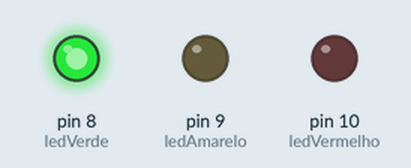
A sketch run on a simulated Arduino Uno, built with avr-gcc and run on an emulated ATmega328P. On the bench: output pins drawn as LEDs (lit = HIGH).

Above: at 1.0 s.
At 2.5 s:
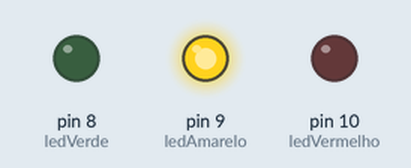
At 4.0 s:
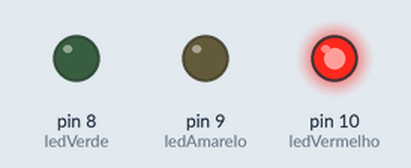
At 5.5 s:
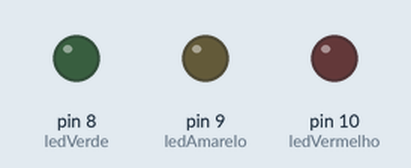
At 7.5 s:
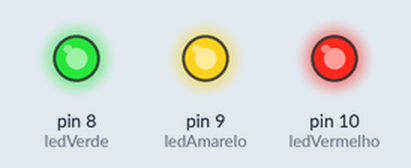
Timing chart, 0 to 13.0 s (numbered marks = the images above):
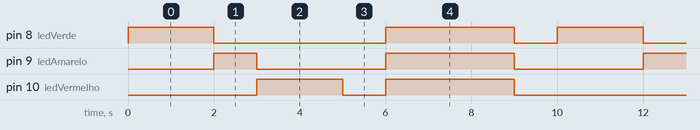

Measured:
- by itself, pin 8 (ledVerde): repeats every 10.0 s: LOW 4.0 s, HIGH 3.0 s, LOW 1.0 s, HIGH 2.0 s
- by itself, pin 9 (ledAmarelo): repeats every 10.0 s: LOW 3.0 s, HIGH 3.0 s, LOW 3.0 s, HIGH 1.0 s
- by itself, pin 10 (ledVermelho): repeats every 10.0 s: LOW 1.0 s, HIGH 3.0 s, LOW 4.0 s, HIGH 2.0 s

The sketch:

pratica2a.ino
```cpp
  /*
Simula um semáforo (farol) de trânsito com os leds das cores tradicionais (verde, amarelo e vermelho), e os respectivos tempos que permanecem acessos).
*/
const int ledVerde = 8; // Pino digital utilizado pelo led verde
const int ledAmarelo = 9; // Pino digital utilizado pelo led amarelo
const int ledVermelho = 10; // Pino digital utilizado pelo led vermelho

void setup() {
    pinMode(ledVerde,OUTPUT); // Define o pino como saída
    pinMode(ledAmarelo,OUTPUT); // Define o pino como saída
    pinMode(ledVermelho,OUTPUT); // Define o pino como saída
}

void loop() {
    digitalWrite(ledVerde,HIGH); // Acende o led verde
    delay(2000); // Intervalo de 2 segundos
    digitalWrite(ledVerde,LOW); // Apaga o led verde
    digitalWrite(ledAmarelo,HIGH); // Acende o led amarelo
    delay(1000); // Intervalo de 1 segundo
    digitalWrite(ledAmarelo,LOW); // Apaga o led amarelo

    digitalWrite(ledVermelho,HIGH); // Acende o led vermelho
    delay(2000); // Intervalo de 2 segundos
    digitalWrite(ledVermelho,LOW); // Apaga o led vermelho
    delay(1000); // Intervalo de 1 segundo

    digitalWrite(ledVerde,HIGH); // Acende o led verde
    digitalWrite(ledAmarelo,HIGH); // Acende o led amarelo
    digitalWrite(ledVermelho,HIGH); // Acende o led vermelho
    delay(3000); // Intervalo de 3 segundos

    digitalWrite(ledVerde,LOW); // Apaga o led verde
    digitalWrite(ledAmarelo,LOW); // Apaga o led amarelo
    digitalWrite(ledVermelho,LOW); // Apaga o led vermelho
    delay(1000); // Intervalo de 1 segundo
}
```
